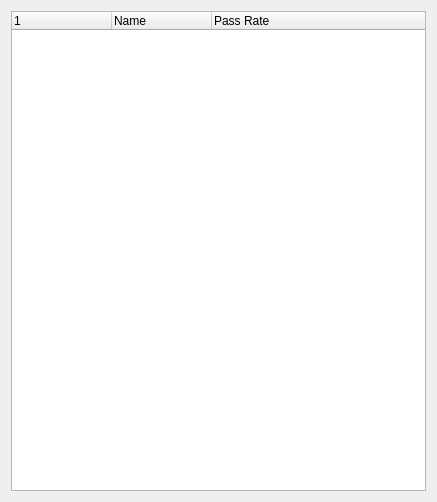
<?xml version="1.0" encoding="UTF-8"?>
<ui version="4.0">
 <class>Tab</class>
 <widget class="py_QWidget" name="Tab">
  <property name="geometry">
   <rect>
    <x>0</x>
    <y>0</y>
    <width>437</width>
    <height>502</height>
   </rect>
  </property>
  <property name="windowTitle">
   <string>Form</string>
  </property>
  <layout class="QHBoxLayout" name="horizontalLayout">
   <item>
    <widget class="QTreeWidget" name="treeWidget">
     <property name="columnCount">
      <number>3</number>
     </property>
     <attribute name="headerVisible">
      <bool>true</bool>
     </attribute>
     <column>
      <property name="text">
       <string notr="true"/>
      </property>
     </column>
     <column>
      <property name="text">
       <string notr="true">Name</string>
      </property>
     </column>
     <column>
      <property name="text">
       <string notr="true">Pass Rate</string>
      </property>
     </column>
    </widget>
   </item>
  </layout>
 </widget>
 <customwidgets>
  <customwidget>
   <class>py_QWidget</class>
   <extends>QWidget</extends>
   <header>py_qwidget.h</header>
   <container>1</container>
  </customwidget>
 </customwidgets>
 <resources/>
 <connections/>
</ui>
